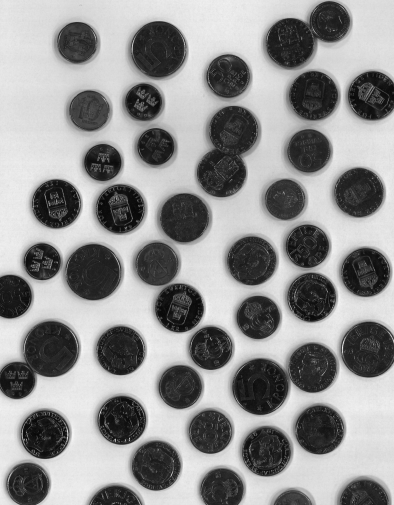
%> input picture lab3/images/coins.tif, 394 x 505 px
$ octave coin_count.m   (GNU Octave 9; MATLAB toolbox functions it lacks are replaced by stand-ins)
%> lines starting %> are read from the running program, lines starting %| are printed output that depends on the picture; in (x1, y1, x2, y2) boxes, pixels count from 0 and x2, y2 are one past the last pixel; in counts of white or black regions, pixels touching at a corner belong together; the program's own positions count from 1
% import image
coins = imread("images/coins.tif");
%> coins is the input picture: size 505x394 uint8; min 8, max 246, mean 144.7
%imshow(uint8(coins))
%imhist(coins)

% Plan:
%
%
%%
% Convert to binary
% histogram shows clear valley with lowest at around 110
bw_coins = imbinarize(coins,"global"); % Binarizing uing Otsu's method
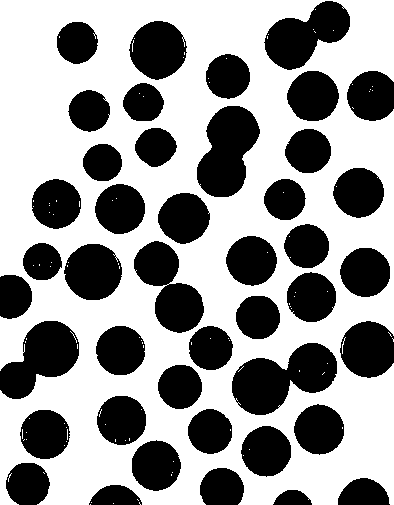
%> bw_coins: size 505x394 logical; 59.4% white; 43 black regions, largest, box (x1, y1, x2, y2) and area: (232, 343, 337, 415) 4475, (197, 106, 260, 197) 3869, (0, 321, 79, 399) 3571
figure(1)
imshow(bw_coins)

%%
% fill in holes
% first invert image
bw_coins = imcomplement(bw_coins);
bw_coins_fill = imcomplement(imfill(bw_coins,"holes"));
%> bw_coins_fill: size 505x394 logical; 59.3% white; 43 black regions, largest, box (x1, y1, x2, y2) and area: (232, 343, 337, 415) 4495, (197, 106, 260, 197) 3870, (0, 321, 79, 399) 3600
figure(2)
imshow(bw_coins_fill)
%%
% Trying out distance transform

dist = bwdist(bw_coins_fill);
figure(3)
imshow(mat2gray(dist))
%%
% Inverting image

dist = imcomplement(dist);
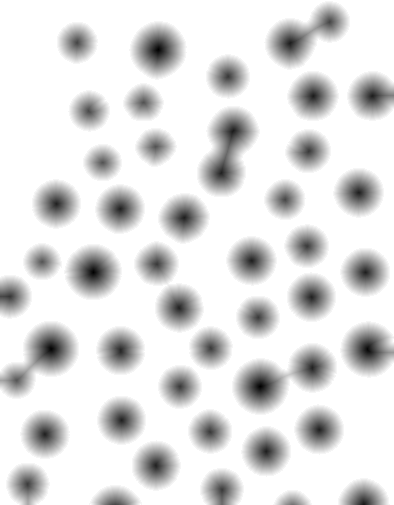
%> dist: size 505x394 single; min -27.02, max 1, mean -2.42; drawn with min black and max white
figure(4)
imshow(mat2gray(dist))
%%
% Try to use watershed to seperate coins touching

%ws = watershed(dist);
%figure(5)
%imshow(ws)
%%
% watershed not working as intended because of oversegmentation
% will try to mask out only the desired local minima and then apply

mask = imextendedmin(dist,2);
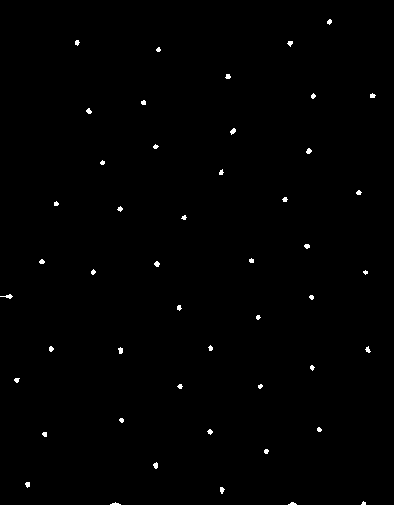
%> mask: size 505x394 logical; 0.51% white; 48 white regions (15 under 20 px), largest, box (x1, y1, x2, y2) and area: (0, 294, 13, 299) 29, (230, 128, 236, 135) 26, (118, 347, 123, 354) 26
figure(5)
imshowpair(bw_coins_fill,mask,'blend')
%%
% now we only have desired minima

dist_2 = imimposemin(dist,mask);
ws = watershed(dist_2);
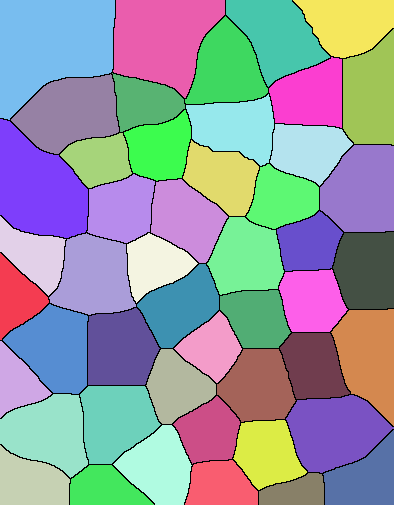
%> ws: size 505x394 uint8; 49 distinct labels, from 0 to 48; one colour per label, 0 black
bw_coins_ws = bw_coins_fill;
bw_coins_ws(ws == 0) = 1;
%> bw_coins_ws: size 505x394 logical; 59.3% white; 48 black regions, largest, box (x1, y1, x2, y2) and area: (232, 358, 290, 415) 2555, (129, 21, 187, 80) 2552, (64, 244, 122, 300) 2523
figure(6)
imshow(bw_coins_ws)
%%
% much better
% time to label
imlabel = bwlabel(imcomplement(bw_coins_ws),8);
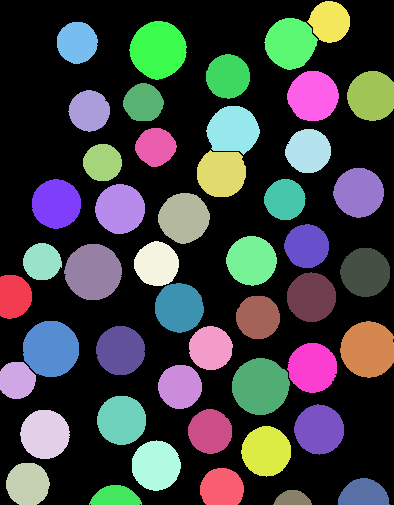
%> imlabel: size 505x394 double; 49 distinct labels, from 0 to 48; one colour per label, 0 black
figure(7)
imshow(label2rgb(imlabel, "spring"));
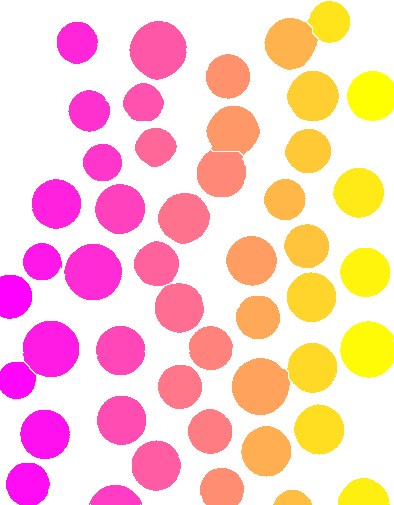
%> displayed picture: size 505x394x3, on the screen's scale of 0 to 255; mean R, G, B 255, 204.3, 201.9
%%
% extract info from labeled objects

F = regionprops(imlabel,"Area");
%> F = 48 regions; largest, Area: 2555, 2552, 2523, 2499, 2436
A = [F.Area];
%> A = 48 values, max 2555 at index 31, min 433 at index 36, mean 1686.9
figure(8)
histogram(A,20)
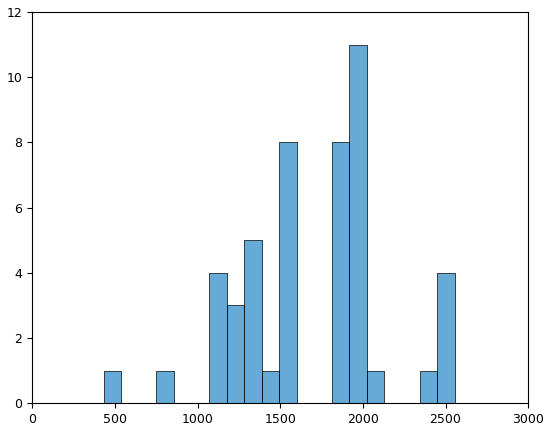
%> figure redrawn from the program's plot data; tallest bar 11 high, from x = 1918.4 to 2024.5
